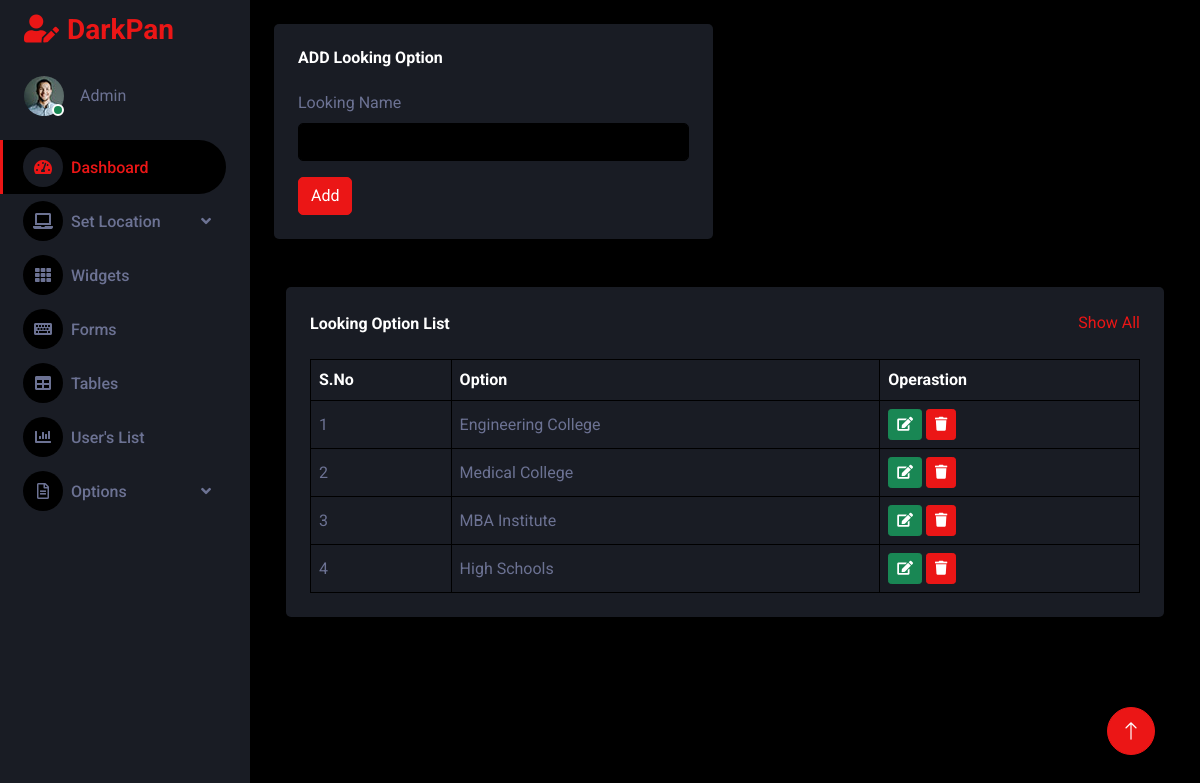
The app's page /admin-app/looking/ with its own data.
### Supplier/models.py (models this page shows)
class LookingFor(models.Model):
    opetion = models.CharField(max_length=100)
    def __str__(self):
        return self.opetion

### MyAdmin/views.py (the view, shortened to what this page needs)
# urls.py: path('looking/', views.LookingOption, name='looking'),
def LookingOption(request):
    print("welcome")
    data = LookingFor.objects.all()
    print(data)
    return render(request, "admin/looking.html", {'data':data})

### templates/admin/looking.html (shortened to what this page needs)
{% extends 'admin/dashboard.html' %}
     {% block content %}
            <div class="content">
            <div class="container-fluid pt-4 px-4">
                <div class="row g-4">
                    <div class="col-sm-12 col-xl-6">
                        <div class="bg-secondary rounded h-100 p-4">
                            <h6 class="mb-4">ADD Looking Option</h6>
                            <form method="post">
                                <div class="mb-3">
                                    <label for="exampleInputEmail1" class="form-label">Looking Name</label>
                                    <input type="text" class="form-control" id="exampleInputEmail1" name="name" aria-describedby="emailHelp">
                                </div>
                                <button type="submit" class="btn btn-primary">Add</button>
                            </form>
                        </div>
                    </div>
                   <div class="container-fluid pt-4 px-4">
                    <div class="bg-secondary text-center rounded p-4">
                        <div class="d-flex align-items-center justify-content-between mb-4">
                            <h6 class="mb-0">Looking Option List</h6>
                            <a href="">Show All</a>
                        </div>
                        <div class="table-responsive">
                            <table class="table text-start align-middle table-bordered table-hover mb-0">
                                <thead>
                                    <tr class="text-white">
                                        <th scope="col">S.No</th>
                                        <th scope="col">Option</th>
                                        <th scope="col">Operastion</th>
                                    </tr>
                                </thead>
                                <tbody>
                                    {% for name in data%}
                                    <tr>
                                        <td>{{forloop.counter}}</td>
                                        <td>{{ name.opetion }}</td>
                                        <td>
                                            <a href="{% url 'edit_l' id=name.id %}"><button class="btn btn-sm btn-success"><i class="fa fa-edit"></i></button></a>
                                            <a href="{% url 'delete_l' id=name.id %}"><button class="btn btn-sm btn-primary"><i class="fa fa-trash"></i></button> </a>
                                        </td>
                                    </tr>
                                   {% endfor %}
                                </tbody>
                            </table>
                        </div>
                    </div>
                </div>
                </div>
            </div>
        </div>
{% endblock content %}

### static/css/style.css (style rules this page uses)
:root { --primary: #EB1616; --secondary: #191C24; --light: #6C7293; --dark: #000000; }
.btn { transition: .5s; }
.content { margin-left: 250px; min-height: 100vh; background: var(--dark); transition: 0.5s; }
@media (min-width: 992px) { .content { width: calc(100% - 250px); } }
* { margin: 0px; padding: 0px; box-sizing: border-box; }
body { font-family: "Roboto", sans-serif; background: #f0f2f7; }

### records on screen
LookingFor: opetion "Engineering College"
LookingFor: opetion "Medical College"
LookingFor: opetion "MBA Institute"
LookingFor: opetion "High Schools"
